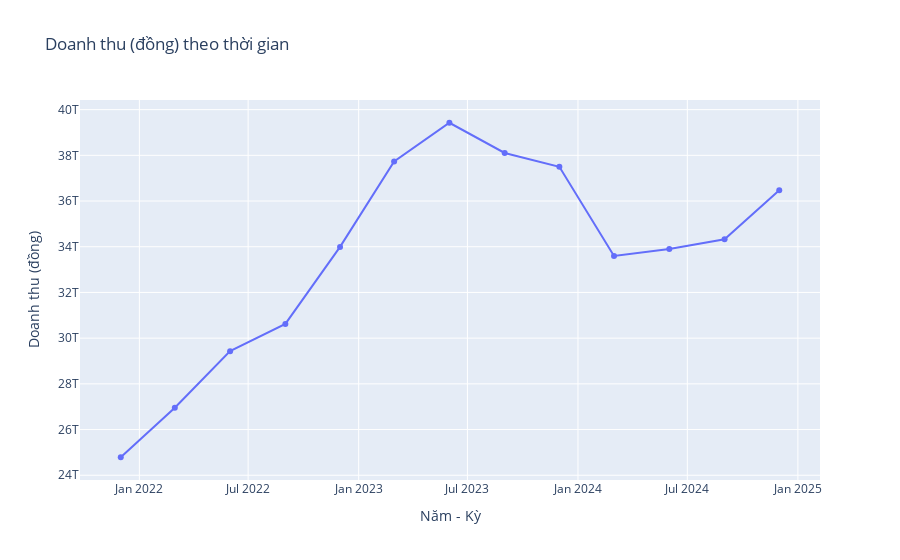

Source (notebook cell):
### Code cell
fig = go.Figure()

fig.add_trace(go.Scatter(
    x=bid_kqkd["Năm"].astype(str) + "-" + bid_kqkd["Tháng"].astype(str),
    y=bid_kqkd["Doanh thu (đồng)"],
    mode="lines+markers",
    name="Doanh thu (đồng)"
))

fig.update_layout(
    title="Doanh thu (đồng) theo thời gian",
    xaxis_title="Năm - Kỳ",
    yaxis_title="Doanh thu (đồng)"
)

fig.show()

### Figure 1 — Plotly figure (JSON) as saved in the notebook; plotly's stock layout.template omitted (floating-point values rounded to 4 significant figures)
{"data": [{"mode": "lines+markers", "name": "Doanh thu (đồng)", "type": "scatter", "x": ["2024-12", "2024-9", "2024-6", "2024-3", "2023-12", "2023-9", "2023-6", "2023-3", "2022-12", "2022-9", "2022-6", "2022-3", "2021-12"], "y": [36469243000000, 34326293000000, 33896893000000, 33595982000000, 37496112000000, 38104286000000, 39425710000000, 37735207000000, 33993242000000, 30624151000000, 29431951000000, 26951389000000, 24788144000000]}], "layout": {"title": {"text": "Doanh thu (đồng) theo thời gian"}, "xaxis": {"title": {"text": "Năm - Kỳ"}}, "yaxis": {"title": {"text": "Doanh thu (đồng)"}}}}
